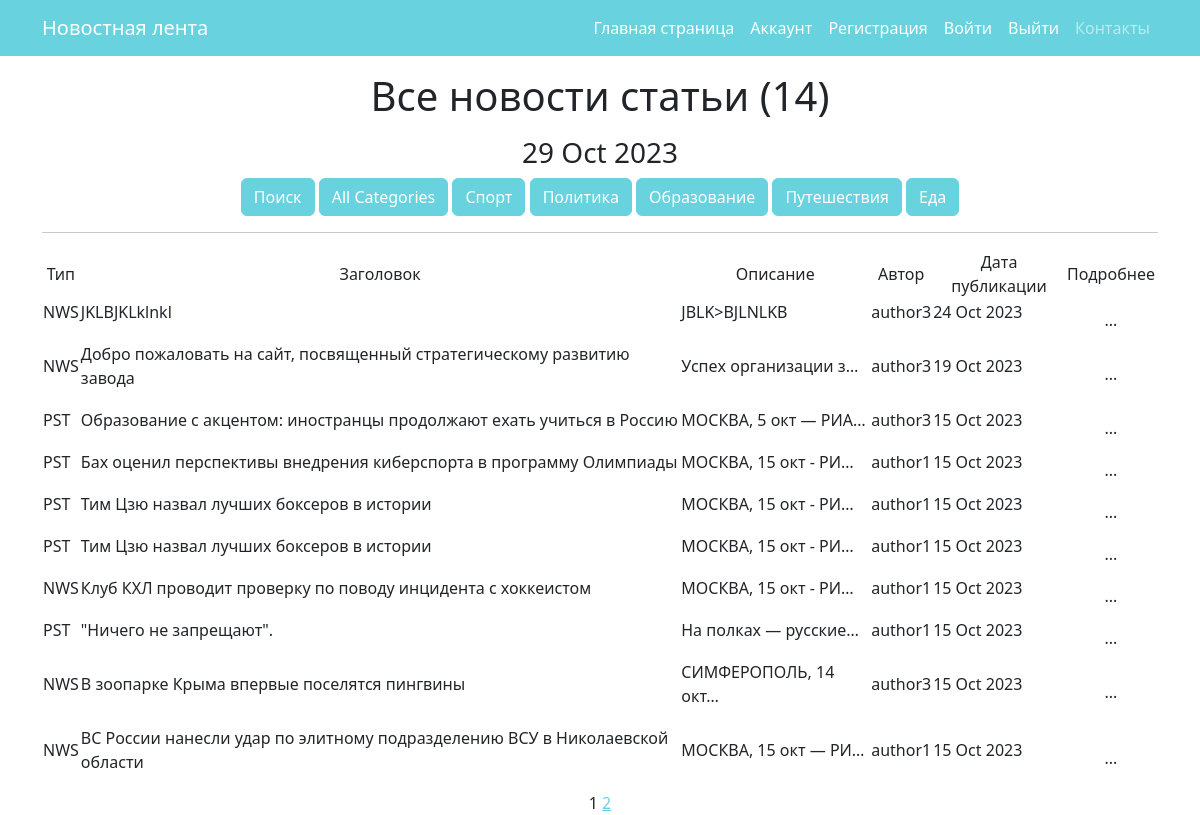
/news/ (signed in), run on an earlier commit of the app's database.
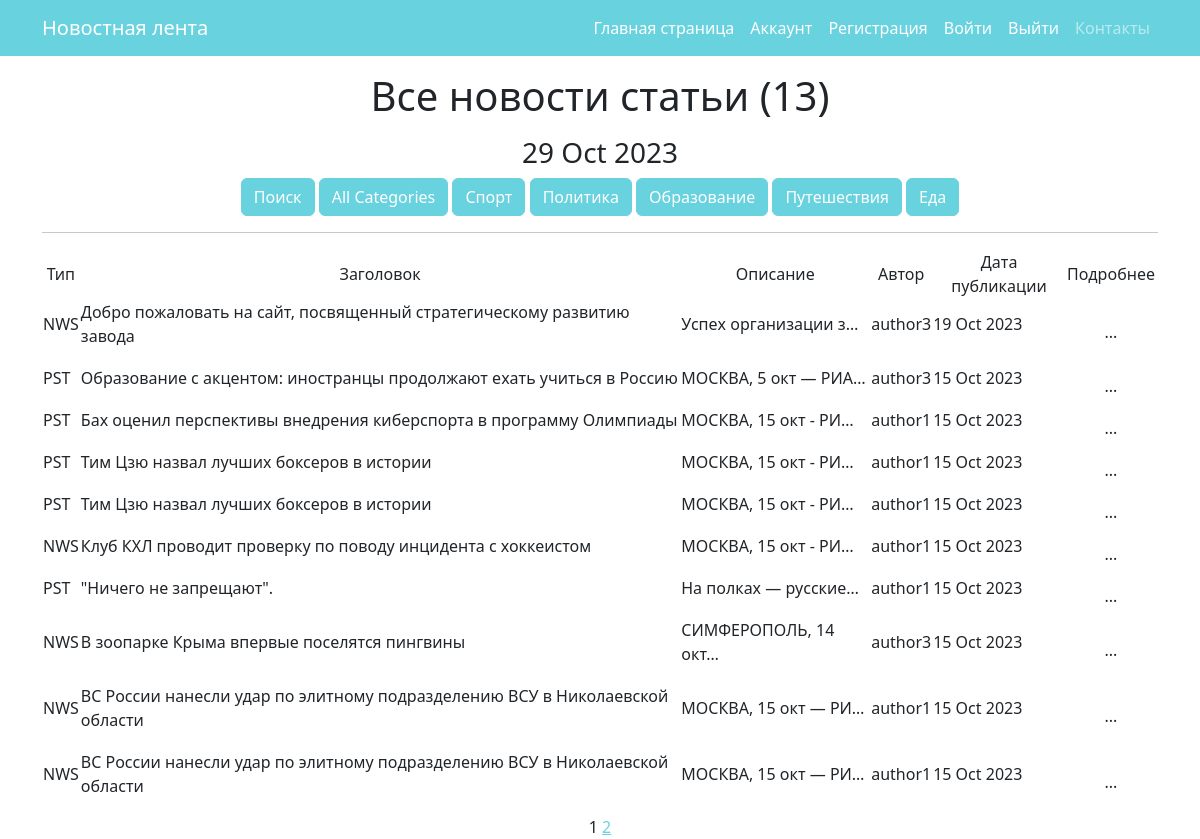
And on a later commit of the database.
### news/models.py (models this page shows, shortened)
class Category(models.Model):
    name = models.CharField(max_length=40, unique=True)

class Post(models.Model):
    author = models.ForeignKey(Author, on_delete=models.CASCADE, verbose_name=pgettext_lazy('Author', 'Author'))
    type = models.CharField(max_length=7, choices=TYPE, default='NWS')
    time_in = models.DateTimeField(auto_now_add=True)
    category = models.ManyToManyField(Category, through='PostCategory')
    title = models.CharField(max_length=100)
    text = models.TextField()
    rating = models.IntegerField(default=0)

class Author(models.Model):
    name = models.CharField(max_length=255)
    users = models.OneToOneField(User, on_delete=models.CASCADE)
    user_rating = models.IntegerField(default=0)
    def __str__(self):
        return self.name

### news/views.py (the view)
# urls.py: path('', PostList.as_view(), name='postlist'),
class PostList(ListView):
    model = Post
    ordering = '-time_in'
    template_name = 'news.html'
    context_object_name = 'news'
    paginate_by = 10
    def get_queryset(self):
        queryset = super().get_queryset()
        self.filterset = NewsFilter(self.request.GET, queryset)
        return self.filterset.qs
    def get_context_data(self, **kwargs):
        context = super().get_context_data(**kwargs)
        context['time_now'] = datetime.utcnow()
        context['qty_post'] = len(Post.objects.order_by('time_in').values('id'))
        context['categories'] = Category.objects.all()
        context['filterset'] = self.filterset
        context['isauthor'] = self._isauthor()
        return context
    def _isauthor(self):
        try:
            Author.objects.get(users=self.request.user)
            return True
        except Author.DoesNotExist:
            return False

### news/templatetags/custom_tags.py (called while the page is built)
@register.simple_tag()
def current_time(format_string='%b %d %Y'):
    return datetime.utcnow().strftime(format_string)

### templates/news.html (shortened to what this page needs)
{% extends 'flatpages/default.html' %}
{% load custom_filters %}
{% load custom_tags %}
{% block content %}
<p>
<h1>Все новости статьи ({{ qty_post }})</h1>
<p>
   <h3>{% current_time '%d %b %Y' %}</h3>
<form method="get">
      <a class="btn btn-primary" href="/news/search/">Поиск</a>
      <button type="submit" class="btn btn-primary" name="category" value="" selected>
        All Categories
      </button>
    {% for category in categories %}
      <button type="submit" class="btn btn-primary" name="category" value="{{ category.id }}">
        {{ category.name }}
      </button>
    {% endfor %}
</form>
   <hr>
   {% if news %}
       <table>
           <tr>
               <td>Тип</td>
               <td>Заголовок</td>
               <td>Описание</td>
               <td>Автор</td>
               <td>Дата публикации</td>
               <td>Подробнее</td>
           </tr>
           {% for post in news %}
           <tr>
               <td><p align="left">{{ post.type }}</td>
               <td><p align="left">{{ post.title }}</td>
               <td><p align="left">{{ post.text|truncatechars:20 }}</td>
               <td><p align="left">{{ post.author }}</td>
               <td><p align="left">{{ post.time_in|date:'d M Y' }}</td>
               <td><a class="nav-link active" aria-current="page" href="/news/{{ post.id  }}">...</a><td>
           </tr>
           {% endfor %}
       </table>
   {% else %}
       <h2>Новостей нет!</h2>
   {% endif %}
   {{ page_obj.number }}
   {% if page_obj.has_next %}
       <a href="?page={{ page_obj.next_page_number }}">{{ page_obj.next_page_number }}</a>
   {% endif %}
{% endblock content %}

### templates/flatpages/default.html (shortened to what this page needs)
<!DOCTYPE html>
<html lang="en">
    <head>
        {% load static %}
       <link href="{% static 'css/styles.css' %}" rel="stylesheet" />
    </head>
    <body>
        <nav class="navbar navbar-expand-lg navbar-dark bg-dark">
            <div class="container">
                <a class="navbar-brand" href="/news/">Новостная лента</a>
                <div class="collapse navbar-collapse" id="navbarSupportedContent">
                    <ul class="navbar-nav ms-auto mb-2 mb-lg-0">
                        <li class="nav-item"><a class="nav-link active" aria-current="page" href="/news/">Главная страница</a></li>
                        <li class="nav-item"><a class="nav-link active" aria-current="page" href="/">Аккаунт</a></li>
                        <li class="nav-item"><a class="nav-link active" aria-current="page" href="/sign/signup/">Регистрация</a></li>
                        <li class="nav-item"><a class="nav-link active" aria-current="page" href="/sign/login/">Войти</a></li>
                        <li class="nav-item"><a class="nav-link active" aria-current="page" href="/sign/logout/">Выйти</a></li>
                        <li class="nav-item"><a class="nav-link" href="/contact/">Контакты</a></li>
                    </ul>
                </div>
            </div>
        </nav>
        <div class="container">
           <div class="row">
               <div class="col-lg-12 text-center">
                   {% block content %}{% endblock content %}
               </div>
           </div>
        </div>
    </body>
</html>

What changed in the data, as far as the page shows it:
removed Post: type "NWS", title "JKLBJKLklnkl", text "JBLK>BJLNLKB", author "author3", time_in "24 Oct 2023"
now on this page (row unchanged): Post: type "NWS", title "ВС России нанесли удар по элитному подразделению ВСУ в Николаевской области", text "МОСКВА, 15 окт — РИ…", author "author1", time_in "15 Oct 2023"
Also different on the page:
{{ qty_post }}: "14" → "13"
